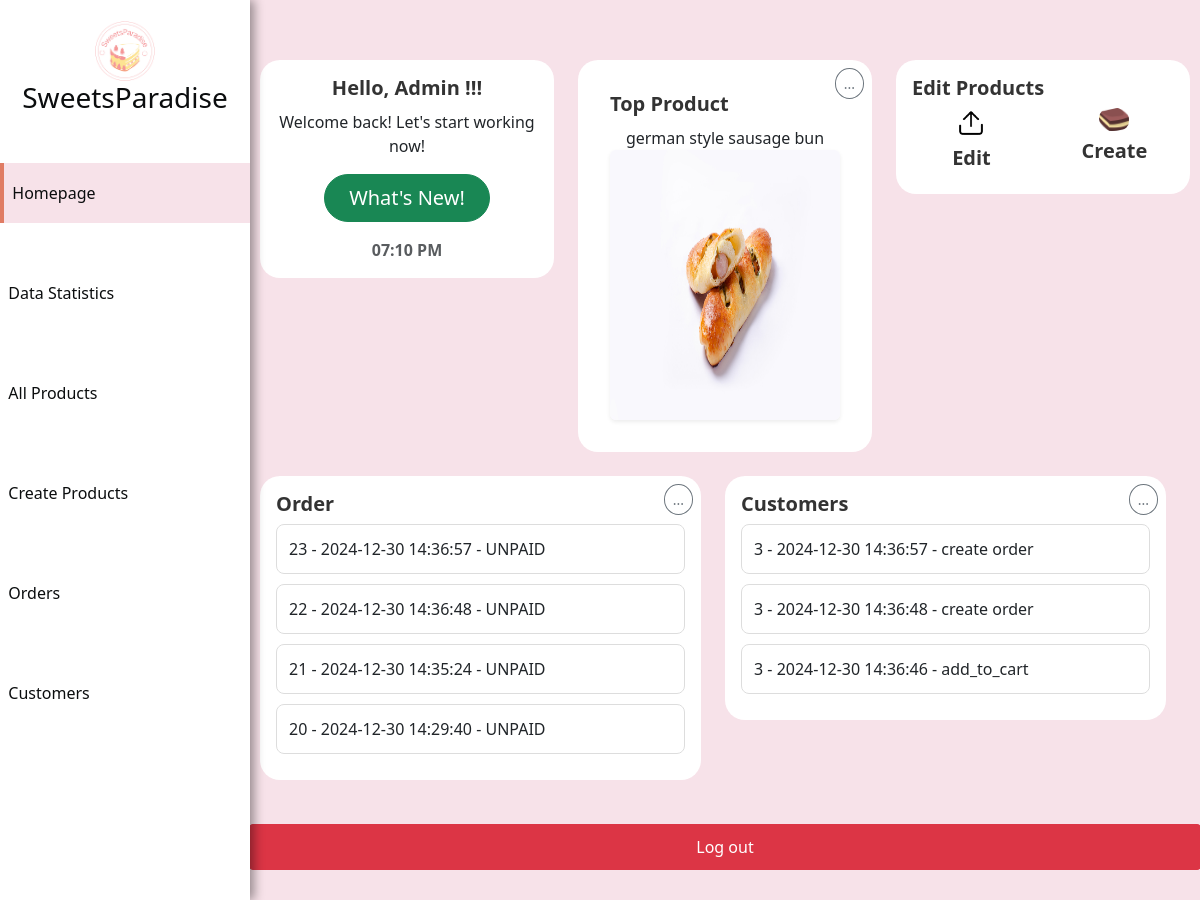
The app's page /admin/index (signed in), older data.
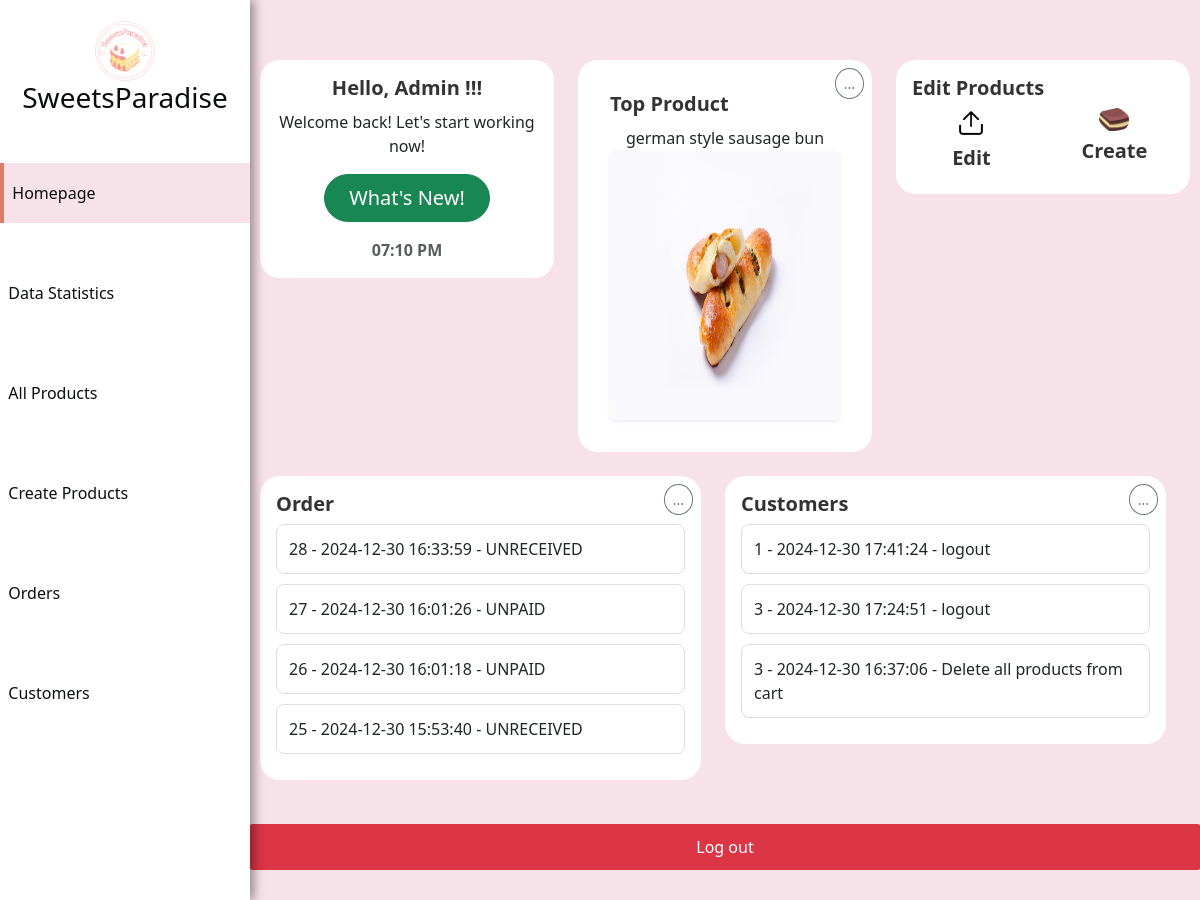
The same page, newer data.
### app/models.py (models this page shows, shortened)
class Order(db.Model):
    id = db.Column(db.Integer, primary_key=True, autoincrement=True)
    order_date = db.Column(db.DateTime, default=datetime.utcnow, nullable=False)
    status = db.Column(Enum(OrderStatus), nullable=False, default=OrderStatus.UNPAID)
    total_price = db.Column(db.Float, nullable=False)
    user_id = db.Column(db.Integer, db.ForeignKey('user.id'), nullable=False)
    items = db.relationship('OrderItem', backref='order', lazy='dynamic')
    address_id = db.Column(db.Integer, db.ForeignKey('address.id'))

class UserAction(db.Model):
    id = db.Column(db.Integer, primary_key=True)
    user_id = db.Column(db.Integer, db.ForeignKey('user.id'), nullable=False)  # 外键，关联到用户表
    action = db.Column(db.String(100), nullable=False)  # 操作类型
    target = db.Column(db.Integer, nullable=True)  # 操作目标ID（例如产品ID）
    details = db.Column(db.JSON, nullable=True)  # 存储操作的详细信息
    timestamp = db.Column(db.DateTime, default=datetime.utcnow)  # 操作时间
    ip_address = db.Column(db.String(50), nullable=True)  # 用户IP地址
    device_info = db.Column(db.String(255), nullable=True)  # 设备信息（例如浏览器、操作系统等）

### app/views.py (the view)
@app.route('/admin/index', methods=['GET', 'POST'])
@login_required
@admin_required
def index():
    current_time = datetime.utcnow().strftime('%I:%M %p')
    product_cake = Product.query.filter_by(id=1).first()
    product_bread = Product.query.filter_by(id=10).first()
    order = Order.query.order_by(Order.order_date.desc()).limit(4).all()
    product_top = Product.query.join(Category).filter(Category.name != 'accessories') \
        .order_by(Product.monthly_sale.desc()).limit(1).first()
    action = UserAction.query.order_by(UserAction.timestamp.desc()).limit(3).all()
    return render_template('index.html',
                           product_cake=product_cake,
                           product_bread=product_bread,
                           product_top=product_top,
                           order=order,
                           action=action,
                           current_time=current_time
                           )

### app/__init__.py (called while the page is built)
@login_manager.user_loader
def load_user(user_id):
    return User.query.get(int(user_id))

### app/views.py (called while the page is built)
def admin_required(f):
    @wraps(f)
    def decorated_function(*args, **kwargs):
        if not current_user.is_admin:
            flash('You do not have permission to view this page.', 'danger')  # 提示信息
            return redirect(url_for('home'))  # 跳转到首页或其他页面
        return f(*args, **kwargs)  # 如果是管理员，则继续执行视图函数
    return decorated_function

### app/templates/index.html (shortened to what the changed rows need)
<!DOCTYPE html>
<html lang="en">
<head>
    <link rel="stylesheet" href="{{ url_for('static', filename='lib/bootstrap-5.3.2-dist/css/bootstrap.css') }}">
    <link rel="stylesheet" href="{{ url_for('static', filename='css/main.css') }}">
</head>
<body id="admin">
<main id="content">
    <div class="row">
    <div class="row">
        <div class="col-md-6 mb-4">
            <div class="card">
                <div class="card-body">
                    <ul class="list-group list-group-flush">
                        {% for order in order %}
                        <li class="list-group-item d-flex justify-content-between">{{ order.id }} - {{ order.order_date.strftime('%Y-%m-%d %H:%M:%S') }} - {{ order.status.name }}</li>
                        {% endfor %}
                    </ul>
                </div>
            </div>
        </div>
        <div class="col-md-6 mb-4">
            <div class="card">
                <div class="card-body">
                    <ul class="list-group list-group-flush">
                        {% for action in action %}
                        <li class="list-group-item d-flex justify-content-between">{{ action.user_id }} - {{ action.timestamp.strftime('%Y-%m-%d %H:%M:%S') }} - {{ action.action }}</li>
                        {% endfor %}
                    </ul>
                </div>
            </div>
        </div>
    </div>
    </div>
</main>
</body>
</html>

Row changes from the older to the newer data that the page shows:
no longer on this page (row unchanged): Order: id "23", order_date "2024-12-30 14:36:57", status.name "UNPAID"
no longer on this page (row unchanged): Order: id "22", order_date "2024-12-30 14:36:48", status.name "UNPAID"
no longer on this page (row unchanged): Order: id "21", order_date "2024-12-30 14:35:24", status.name "UNPAID"
no longer on this page (row unchanged): Order: id "20", order_date "2024-12-30 14:29:40", status.name "UNPAID"
no longer on this page (row unchanged): UserAction: user_id "3", timestamp "2024-12-30 14:36:57", action "create order"
no longer on this page (row unchanged): UserAction: user_id "3", timestamp "2024-12-30 14:36:48", action "create order"
no longer on this page (row unchanged): UserAction: user_id "3", timestamp "2024-12-30 14:36:46", action "add_to_cart"
added Order: id "28", order_date "2024-12-30 16:33:59", status.name "UNRECEIVED"
added Order: id "27", order_date "2024-12-30 16:01:26", status.name "UNPAID"
added Order: id "26", order_date "2024-12-30 16:01:18", status.name "UNPAID"
added Order: id "25", order_date "2024-12-30 15:53:40", status.name "UNRECEIVED"
added UserAction: user_id "1", timestamp "2024-12-30 17:41:24", action "logout"
added UserAction: user_id "3", timestamp "2024-12-30 17:24:51", action "logout"
added UserAction: user_id "3", timestamp "2024-12-30 16:37:06", action "Delete all products from cart"
